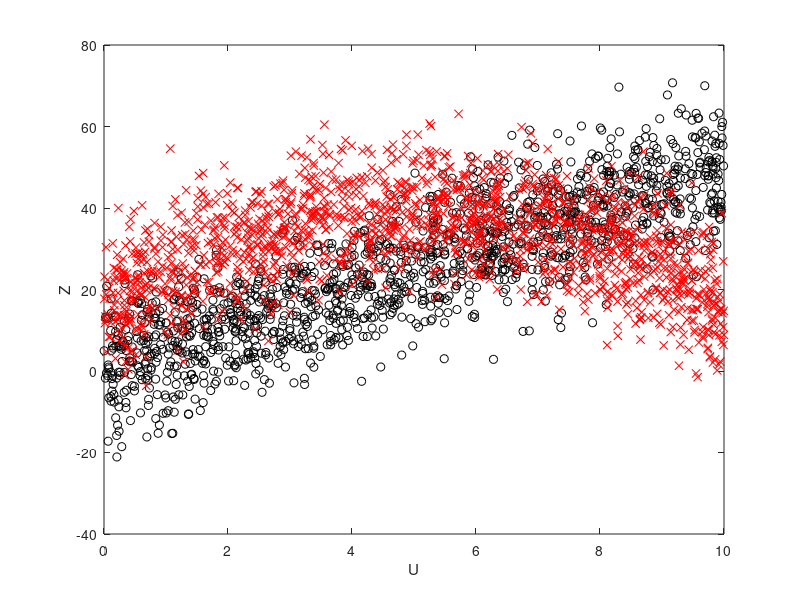

Reproduce this figure in MATLAB. (Note: this script raises an error after producing the figure.)
% Script to run EM on the toy example taken from flexmix (1 and 6 used to produce figures for
% the paper)
%
% $Id: ex_toy.m,v 1.6 2007/10/01 15:40:27 cappe Exp $

% 1. Simulate data
% Dimensions
n = 3000;
m = 2;
d = 3;
% Simulate data
U = 10*rand(1,n); % Easy one; U = 5+randn(1,n); % Hard one
W = 1 + round(rand(1,n));
% Regressions parameters
beta_t = [[0; 5; 0], [15; 10; -10]];
sigma2_t = [81 81];
w_t = [0.5 0.5];
Y = zeros(1,n);
Y(W == 1) = beta_t(2,1)*U(W == 1);
Y(W == 2) = beta_t(1,2)*ones(1, sum(W == 2)) + ...
  beta_t(2,2)*U(W == 2) + beta_t(3,2)*(U(W == 2)).^2/10;
Y = Y + sqrt(sigma2_t(1))*randn(1,n);
Z = [ones(1,n); U; U.^2/10];
% Plot
figure(1);
clf;
plot(U(W == 1), Y(W == 1), 'ok');
hold on;
plot(U(W == 2), Y(W == 2), 'xr');
xlabel('U');
ylabel('Z');
% graph('batch_data500');

% 2. Estimate information matrix (only for betas)
inf1 = zeros(d,d,n);
inf2 = zeros(d,d,n);
for i = 1:n
   [inf1_one, inf2_one] = reg_info(Y(i), Z(:,i), w_t, beta_t, sigma2_t);
   inf1(:,:,i) = inf1_one(:,:,1);
   inf2(:,:,i) = inf2_one(:,:,1);
end
% %%% n = 1000000
% >> I = inv(mean(inf1,3))
% I =
%
%    1.0e+03 *
%
%     2.2859   -0.9183    0.7588
%    -0.9183    0.4882   -0.4512
%     0.7588   -0.4512    0.4439
%    
% >> s = sqrt(diag(I))
%
% s =
%
%    47.8108
%    22.0954
%    21.0682
%
% >> I ./ (s*s')
%
% ans =
%
%     1.0000   -0.8692    0.7533
%    -0.8692    1.0000   -0.9693
%     0.7533   -0.9693    1.0000


% 3. Some starting values
w_0 = [0.5 0.5];
beta_0 = [[0; 4.9; 0], [30; 0; 0]];
sigma2_0 = [230, 230];

% 4. EM
nit = 100;
[w, beta, sigma2, logl] = reg_batch(Y, Z, w_0, beta_0, sigma2_0, nit);
% Plot
figure(2);
clf;
plot(logl);
hold on;
% For comparison purposes (likelihood at true param.)
[w_t, beta_t, sigma2_t, logl_t] = ...
    reg_batch(Y, Z, w_t, beta_t, sigma2_t, 1);
plot([0, nit+1], logl_t(1)*ones(1,2), 'r');

% 5. On-line EM
gam = (1:n).^(-0.6);
[w, beta, sigma2, logl] = reg_online(Y, Z, w_0, beta_0, sigma2_0, gam);
clf;
plot(squeeze(beta(1,1,:)),'k');
hold on;
plot(squeeze(beta(2,1,:)),'k:');
plot(squeeze(beta(3,1,:)),'k-.');


% 6. Plot some trajectories
gam = (1:n).^(-1);
[w, beta, sigma2, logl] = reg_online(Y, Z, w_0, beta_0, sigma2_0, gam);
clf;
for i = 1:3
  subplot(3,1,i);
  plot(squeeze(beta(i,2,:)),'--r');
  hold on;
  if (i == 1)
    axis([0 n -5 35]);
  elseif (i ==2)
    axis([0 n 0 20]);
  else
    axis([0 n -20 0]);
  end    
  ylabel(['\beta_2(' int2str(i) ')']);
end
gam = (1:n).^(-0.6);
[w, beta, sigma2, logl] = reg_online(Y, Z, w_0, beta_0, sigma2_0, gam);
for i = 1:3
  subplot(3,1,i);
  plot(squeeze(beta(i,2,:)),':k');
end
% With averaging
nav = 1000;
for i = 1:3
  subplot(3,1,i);
  t = squeeze(beta(i,2,:));
  t(nav+1:n) = cumsum(t(nav+1:n))./(1:n-nav)';
  plot(t,'-b');
end
xlabel('samples');
%graph('batch_traj_3000a1000')
